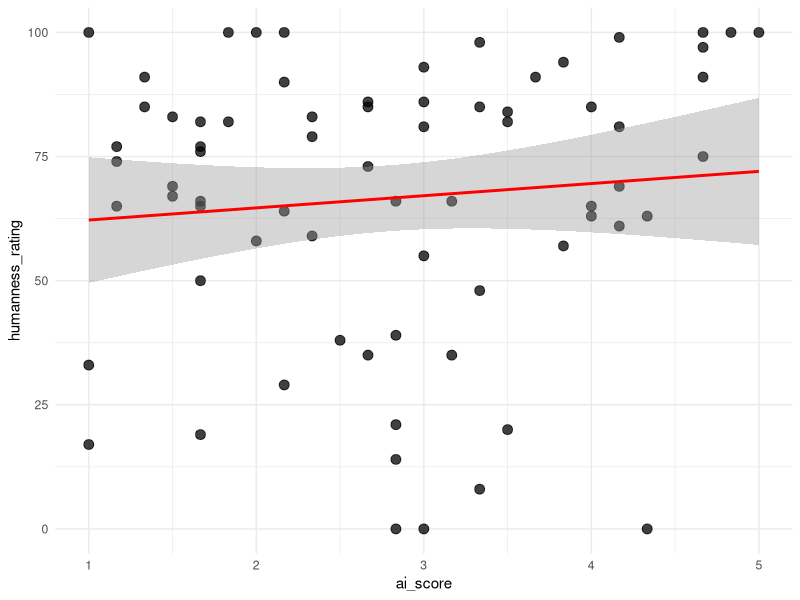

Here is the R script that generated this plot: (Note: this script raises an error after producing the figure.)
## ---- chunk 1
library(dplyr)
library(ggplot2)
library(tidyr)
library(forcats)
library(lme4)
library(corrplot)
library(clipr)
## ---- chunk 2
raw_df <- read.csv("../data/pilot-responses-combined.csv")
raw_df <- raw_df %>% 
  group_by(subject_id) %>%
  mutate(ai_score = sum(cognitive_1, cognitive_2, 
                         affective_1, affective_2, 
                         behavioral_1, behavioral_2)/6)
## ---- chunk 3
head(raw_df)
## ---- chunk 4
categories <- list(
  content     = c("rainbow", "horizon", "rain", "light", "sunlight", "colors", "prism", "the", "color",
                    "informative", "descriptive", "sun", "when", "arc", "arch", "beyond",
                    "clouds", "colours", "earth", "ending", "explainer", "explanation",
                    "forms", "freedom", "god", "green", "hits", "peace", "promise",
                    "rainbaw", "rainbows", "red", "reflecting", "shape", "single", "sky",
                    "spectrum", "storylike", "sunshine", "two ends", "vision", "water",
                    "weather", "wordy"),
  gender      = c("woman", "female", "male", "feminine", "girl", "man", "dude", "girly", "lady",
                    "masculine"),
  age         = c("older", "young", "elderly", "old"),
  affect      = c("calm", "enthusiastic", "calming", "curious", "passionate", "angry", "attentive",
                    "disinterested", "energetic", "enthused", "euphoric", "excited",
                    "happiness", "happy", "invested", "joyful", "moody", "nonchalant",
                    "peaceful", "pensive", "relaxed", "stoked"),
  personality = c("confident", "gentle", "kind", "assertive", "caring", "cautious", "dominant", "entitled",
                    "forceful", "friendly", "opinionated", "outgoing", "patient", "sassy",
                    "snooty", "stern", "stoic", "sweet"),
  competence  = c("smart", "educated", "science", "professional", "scientific", "wise", "academic",
                    "accurate", "articulate", "credible", "detailed", "idiot", "impaired",
                    "important", "informed", "intelligent", "knowledgeable", "percise",
                    "profound", "proper", "stupid", "thorough", "thoughtful",
                    "unintelligent", "unprofessional", "well spoken"),
  naturalness = c("fake", "artificial", "ai generated", "digital", "inauthentic", "manufactured", "natural",
                    "robotic", "scripted", "unrealistic"),
  prosody     = c("cadence", "emphasis", "even", "flat", "monotone", "monotoned", 
                  "monotonous", "powerful", "questioning", "slow"),
  voice_quality = c("clear", "deep", "raspy", "grainy", "nasal", "nasally", "rich", "full", "smooth", "whine"), 
  intensity = c("loud", "projective", "quiet", "soft-spoken", "softspoken"), 
  persona     = c("storyteller", "surfer", "teacher", "cartoon", "documentary", "educator", "guider",
                    "instructor", "leprechaun", "morgan freeman", "preppy",
                    "school", "scientist", "smoker", "story teller", "student", "tv voice",
                    "valley girl", "weed", "wizard", "grandma"),
  appearance    = c("black", "white",  "blonde"),
  locale = c("american", "california", "californian", "new yorker", "city", "culture", "urban"),
  evaluation  = c("annoying", "beautiful", "interesting", "boring", "confusing", "cool", "corny",
                    "creative", "dreamy", "forgettable", "fun", "good", "grating", "odd",
                    "pleasant", "quality", "tiring", "dramatic", "vivid", "colorful", "emotive", "exaggerated"))

assign_category <- function(response) {
  if (is.na(response) || response == "") return(NA_character_)
  for (cat_name in names(categories)) {
    if (response %in% categories[[cat_name]]) {
      return(cat_name)
    }
  }
  return("unknown")
}

analysis_df <- raw_df %>%
  mutate(across(
    .cols = c(word_1, word_2, word_3, word_4, word_5),
    .fns  = ~ sapply(tolower(trimws(.x)), assign_category),
    .names = "category_{.col}"
  )) %>%
  rename_with(~ gsub("category_word_", "category_", .x), starts_with("category_word_"))

# add broad characterizations
social_cats   <- c("gender","age","personality","competence","persona",
                   "appearance","locale","affect")
acoustic_cats <- c("voice_quality","prosody","intensity")

analysis_df <- analysis_df %>%
  rowwise() %>%
  mutate(
    n_social   = sum(c_across(category_1:category_5) %in% social_cats),
    n_acoustic = sum(c_across(category_1:category_5) %in% acoustic_cats),
    n_content  = sum(c_across(category_1:category_5) == "content"),
    any_artificial = any(c_across(word_1:word_5) %in% 
                           c("fake","artificial","ai generated","digital","inauthentic",
                             "manufactured","robotic","scripted","unrealistic"))
  ) %>%
  ungroup()
## ---- chunk 5
ggplot(analysis_df, aes(x = ai_score, 
                        y = humanness_rating)) +
  geom_point(color = "black", 
             size = 3,
             alpha = 0.75) +       
  geom_smooth(method = "lm", color = "red") +
  theme_minimal() 

cor(analysis_df$ai_score, analysis_df$humanness_rating, method = "pearson")
## ---- chunk 6
analysis_df %>% 
  group_by(voice) %>% 
  summarise(
    mean = mean(humanness_rating),
    sd = sd(humanness_rating), 
    median = median(humanness_rating)
  )
## ---- chunk 7
valence_counts_voice <- analysis_df %>%
  select(subject_id, word_1:word_5, voice) %>%
  pivot_longer(word_1:word_5, names_to = "slot", values_to = "word") %>%
  mutate(word = tolower(trimws(word))) %>%
  left_join(valence_lookup, by = "word") %>%
  group_by(voice) %>%
  summarise(
    n_positive  = sum(valence == "positive",  na.rm = TRUE),
    n_negative  = sum(valence == "negative",  na.rm = TRUE),
    n_ambiguous = sum(valence == "ambiguous", na.rm = TRUE),
    .groups = "drop"
  )
valence_counts_voice
## ---- chunk 8

ggplot(analysis_df, aes(voice, humanness_rating, fill = voice)) + 
  geom_violin() +
  scale_fill_brewer(palette = "Set3") +
  geom_jitter(width = 0.05) +
  theme_minimal()

## ---- chunk 9
long_df %>% 
  filter(cat != "content") %>% 
  ggplot() +
  geom_bar(aes(y = voice,
               fill = cat),
           position = "fill") +
  coord_flip() +
  labs(x = "Proportion of Non-Content Responses",
       y = "Voice",
       fill = "Category")

ggsave(file="./data_analysis_files/by-voice-categories.png",width=10,height=6)
## ---- chunk 10
category_counts <- analysis_df %>%
  pivot_longer(
    cols = category_1:category_5,
    names_to = "word_number",
    values_to = "category"
  ) %>%
  count(category, sort = TRUE)
## ---- chunk 11
View(category_counts)
## ---- chunk 12
analysis_df <- analysis_df %>%
  rowwise() %>%
  mutate(ai_attitude_score = rowMeans(across(c(cognitive_1, behavioral_1, affective_1, cognitive_2, affective_2, behavioral_2))))
## ---- chunk 13

ai_attitude_plot <- ggplot(analysis_df, aes(x = ai_attitude_score, y = fct_reorder(source_file, ai_attitude_score))) +
  geom_point(size = 1.5, alpha = 0.7) +
  labs(x = "AI attitude score", y = "participants") + 
  theme_minimal() +
  theme(axis.text.y = element_blank())
## ---- chunk 14
ai_attitude_plot
## ---- chunk 15
ggplot(analysis_df, aes(x = ai_attitude_score)) +
  geom_histogram(aes(y = after_stat(density)), 
                 fill = "steelblue", 
                 color = "white", 
                 alpha = 0.4,
                 bins = 30) +       
  geom_density(fill = "skyblue", alpha = 0.5) +
  labs(title = "Distribution of AI Attitude Scores", x = "AI Attitude Score", y = "Density") +
  theme_minimal()
## ---- chunk 16
ggplot(analysis_df, aes(x = "", y = ai_attitude_score)) +
  geom_boxplot(fill = "lightpink", alpha = 0.5, width = 0.3) +
  labs(title = "Distribution of AI Attitude Scores", 
       x = "All participants") +
  geom_jitter(width = 0.05)+
  theme_minimal()
## ---- chunk 17
long_df <- analysis_df %>%
  pivot_longer(category_1:category_5, names_to="slot", values_to="cat") %>%
  filter(cat != "content") %>%
  mutate(is_social = cat %in% social_cats,
         slot_num = as.integer(gsub("category_","",slot)))

subj_df <- long_df %>% # subject-clustering accounts for between-subj design
  group_by(subject_id, voice, humanness_rating) %>%
  summarise(n_social = sum(is_social), n_total = n(), .groups="drop")

# models for pilot data (random effects result in singularity)
m_social_1 <- glm(cbind(n_social, n_total - n_social) ~ scale(humanness_rating) + voice,
              data = subj_df, family = binomial)
summary(m_social_1)

m_social_2 <- glm(cbind(n_social, n_total - n_social) ~ scale(humanness_rating),
                  data = subj_df, family = binomial)
summary(m_social_2)

# which model better accounts for variance? 
anova(m_social_1, m_social_2, test = "LRT")
## ---- chunk 18
# predicted probabilities
newdat <- data.frame(humanness_rating = c(0, 30, 50, 66.6, 100))
newdat$z <- (newdat$humanness_rating - mean(analysis_df$humanness_rating)) / 
  sd(analysis_df$humanness_rating)
pred <- predict(m_social_2, newdata = data.frame(humanness_rating = newdat$humanness_rating),
                type = "link", se.fit = TRUE)
newdat$p     <- plogis(pred$fit)
newdat$lo    <- plogis(pred$fit - 1.96 * pred$se.fit)
newdat$hi    <- plogis(pred$fit + 1.96 * pred$se.fit)
newdat

newdat <- data.frame(humanness_rating = seq(0, 100, by = 2))
pred <- predict(m_social_2, newdata = data.frame(humanness_rating = newdat$humanness_rating,
                                             voice = "gracie_valley"),  # arbitrary ref level
                type = "link", se.fit = TRUE)
newdat$p  <- plogis(pred$fit)
newdat$lo <- plogis(pred$fit - 1.96 * pred$se.fit)
newdat$hi <- plogis(pred$fit + 1.96 * pred$se.fit)

# visualization
ggplot() +
  geom_ribbon(data = newdat, aes(humanness_rating, ymin = lo, ymax = hi), 
              alpha = 0.2, fill = "steelblue") +
  geom_line(data = newdat, aes(humanness_rating, p), color = "steelblue", size = 1) +
  geom_jitter(data = subj_df, 
              aes(humanness_rating, n_social / n_total),
              width = 0.5, height = 0.02, alpha = 0.5) +
  geom_hline(yintercept = 0.5, linetype = "dashed", color = "grey") +
  labs(x = "Humanness Rating", 
       y = "P(social | non-content descriptor)") +
  theme_minimal()
## ---- chunk 19
transitions <- analysis_df %>%
  select(subject_id, voice, category_1:category_5) %>%
  pivot_longer(category_1:category_5, names_to="slot", values_to="cat") %>%
  mutate(slot = as.integer(gsub("category_","",slot))) %>%
  filter(cat != "content") %>%
  arrange(subject_id, slot) %>%
  group_by(subject_id) %>%
  mutate(next_cat = lead(cat)) %>%
  filter(!is.na(next_cat)) %>%
  ungroup()

# raw transition probability matrix
trans_mat <- transitions %>%
  count(cat, next_cat) %>%
  group_by(cat) %>%
  mutate(p = n / sum(n)) %>%
  ungroup()

# add marginal probabilities 
marginals <- transitions %>%
  count(next_cat) %>%
  mutate(p_marginal = n / sum(n)) %>%
  select(next_cat, p_marginal)

# matrix with marginals 
trans_mat_w_margin <- trans_mat %>%
  left_join(marginals, by = "next_cat") %>%
  mutate(lift = p / p_marginal)
## ---- chunk 20
valence_lookup <- tibble(
  word = c(
    "beautiful", "pleasant", "cool", "fun", "dreamy", "vivid", "colorful",
    "annoying", "boring", "grating", "tiring", "forgettable", "odd", "corny", "confusing",
    "interesting", "dramatic", "emotive", "exaggerated"
  ),
  valence = c(
    rep("positive", 7),
    rep("negative", 8),
    rep("ambiguous", 4)
  )
)

# participant valence_counts
valence_counts <- analysis_df %>%
  select(subject_id, word_1:word_5) %>%
  pivot_longer(word_1:word_5, names_to = "slot", values_to = "word") %>%
  mutate(word = tolower(trimws(word))) %>%
  left_join(valence_lookup, by = "word") %>%
  group_by(subject_id) %>%
  summarise(
    n_positive  = sum(valence == "positive",  na.rm = TRUE),
    n_negative  = sum(valence == "negative",  na.rm = TRUE),
    n_ambiguous = sum(valence == "ambiguous", na.rm = TRUE),
    .groups = "drop"
  )

eval_df <- analysis_df %>% left_join(valence_counts, by = "subject_id")

# restrict to subj with at least one valenced evaluation
eval_sub <- eval_df %>%
  filter(n_positive + n_negative > 0) %>%
  mutate(p_positive = n_positive / (n_positive + n_negative))

# mean proportion positive by any_artificial
prop_summary <- eval_sub %>%
  group_by(any_artificial) %>%
  summarise(
    n              = n(),
    mean_p_positive = mean(p_positive),
    sd_p_positive   = sd(p_positive),
    se_p_positive   = sd(p_positive) / sqrt(n),
    .groups = "drop"
  )
prop_summary

# mean ai_score by any_artificial
ai_summary <- eval_sub %>%
  group_by(any_artificial) %>%
  summarise(
    n              = n(),
    mean_ai_score  = mean(ai_score),
    sd_ai_score    = sd(ai_score),
    se_ai_score    = sd(ai_score) / sqrt(n),
    .groups = "drop"
  )
ai_summary

ggplot(eval_sub, aes(x = ai_score, 
                     y = p_positive, 
                     color = any_artificial)) +
  geom_point(alpha = 0.7, size = 2) +
  geom_smooth(method = "loess", se = TRUE, alpha = 0.15) +
  scale_color_brewer(palette = "Set1",
                     name = "Any artificial\ndescriptor") +
  labs(
    x = "AI attitude score (higher = more positive toward AI)",
    y = "Proportion positive valence") +
  theme_minimal()
## ---- chunk 21
glm(p_positive ~ scale(humanness_rating)*scale(ai_score), 
    data = eval_sub,
    family = binomial) %>%
  summary()
## ---- chunk 22
gracie_words <- analysis_df %>% filter(voice == "gracie_valley")
gracie_words <- gracie_words[,c("word_1", "word_2", "word_3", "word_4", "word_5")]
gracie_words_lst <- unlist(gracie_words) %>% as.character()
write_clip(gracie_words_lst)
## ---- chunk 23
vince_words <- analysis_df %>% filter(voice == "vince_duglus")
vince_words <- vince_words[,c("word_1", "word_2", "word_3", "word_4", "word_5")]
vince_words_lst <- unlist(vince_words) %>% as.character()
write_clip(vince_words_lst)
